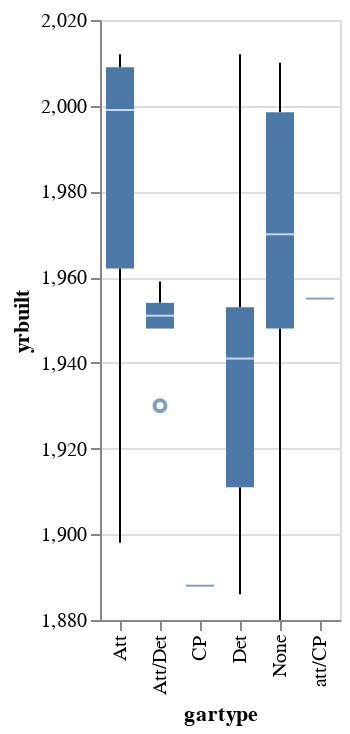

Write notebook code for a chart like this one.
### Code cell
sub_dat = denver.sample(500)

alt.Chart(sub_dat).mark_boxplot().encode(
    y = alt.Y("yrbuilt", scale=alt.Scale(zero=False)),
    x = "gartype"
)

### Figure 1 — Vega-Lite specification as saved in the notebook (floating-point values rounded to 4 significant figures; data arrays with more than 128 entries replaced by an {"elided": "..."} marker saying what was removed)
{"config": {"view": {"continuousWidth": 400, "continuousHeight": 300}}, "data": {"name": "data-d22948cbcd1cdfedee0b250e54fc46e1"}, "mark": "boxplot", "encoding": {"x": {"field": "gartype", "type": "nominal"}, "y": {"field": "yrbuilt", "scale": {"zero": false}, "type": "quantitative"}}, "$schema": "https://vega.github.io/schema/vega-lite/v4.17.0.json", "datasets": {"data-d22948cbcd1cdfedee0b250e54fc46e1": {"elided": "500 records"}}}
